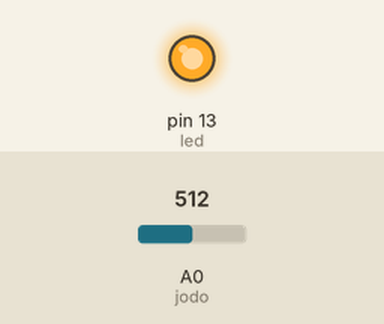
Bench run of a sketch on a simulated Arduino Uno, built with avr-gcc and run on an emulated ATmega328P. Parts: output pins drawn as LEDs (lit = HIGH). The inputs (shaded band) are chosen by the test bench; at power-on: A0 (jodo) = 512.

Above: at 1.2 s.
1.3 s: A0 (jodo) set to 554
2.8 s: A0 (jodo) set to 582
At 3.7 s:
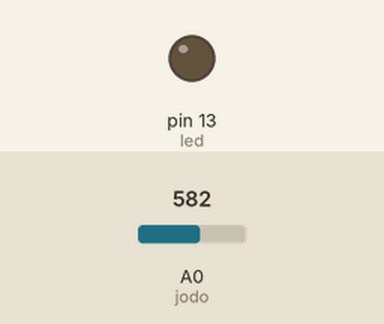
4.3 s: A0 (jodo) set to 511
At 4.9 s:
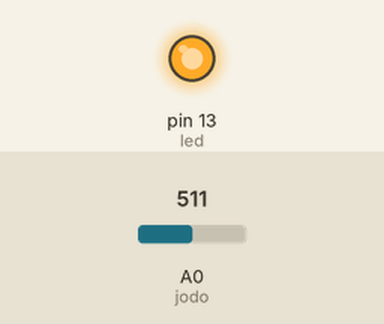
5.8 s: A0 (jodo) set to 716
At 7.2 s:
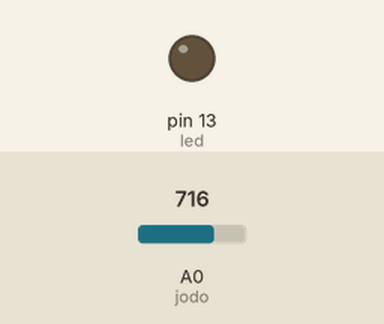
Timing chart, 0 to 8.3 s (numbered marks = the images above; inputs shaded):
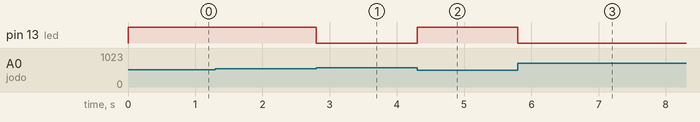

The sketch:

CDS_dark-bright.ino
```cpp
int jodo = A0;
int led = 13;

void setup() {
  pinMode(jodo, INPUT);
  pinMode(led, OUTPUT);
}

void loop() {
  int light = analogRead(jodo);
  analogWrite(led, -(light - 700));
}
```

Measured:
- the behaviour switches between 572 and 573 on A0 (jodo) (found by bisection; images 0 and 1)
- after the input at 1.3 s, every drawn part: stays the same
- after the input at 2.8 s, pin 13 (led): HIGH → LOW at once
- after the input at 4.3 s, pin 13 (led): LOW → HIGH at once
- after the input at 5.8 s, pin 13 (led): HIGH → LOW at once
